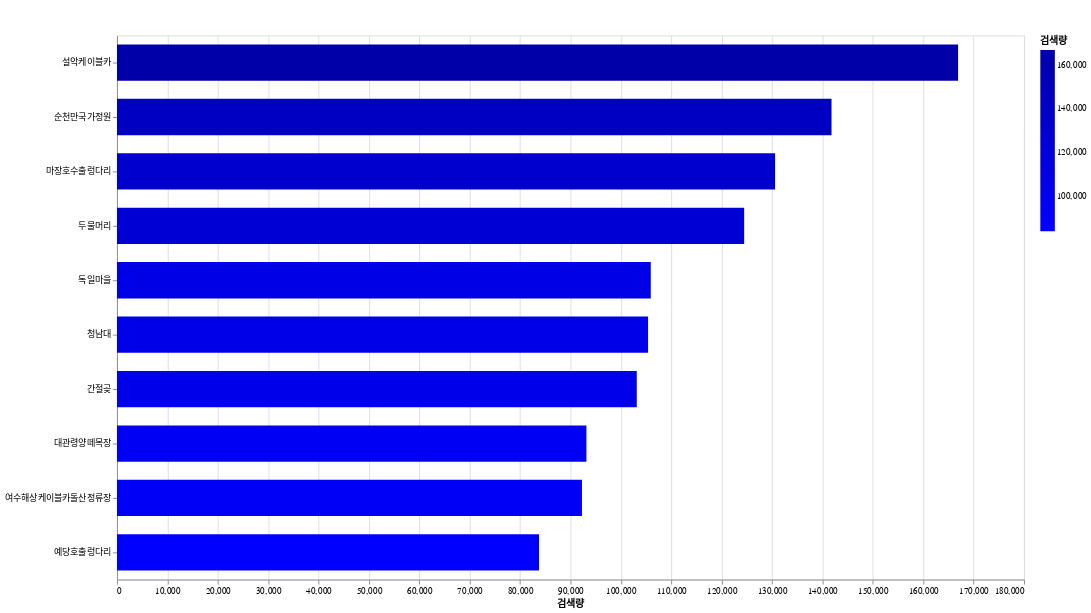

Notebook cell for this chart:
### Code cell
import altair as alt

# Altair 데이터 제한 해제
alt.data_transformers.disable_max_rows()

top_10 = df4_poi.head(10)

# Altair로 시각화
chart = (
    alt.Chart(top_10)
    .mark_bar(size=40)
    .encode(
        y=alt.Y(
            "POI_NM:N",
            title=None,
            sort=alt.EncodingSortField(
                field="SCCNT_VALUE",  # 정렬 기준 열
                order="descending",  # 내림차순 정렬
            ),
        ),
        x=alt.X("SCCNT_VALUE:Q", title="검색량", sort="ascending"),
        color=alt.Color(
            "SCCNT_VALUE:Q",  # 수치형 값에 따라 색상 매핑
            scale=alt.Scale(
                domain=[top_10["SCCNT_VALUE"].min(), top_10["SCCNT_VALUE"].max()],
                range=["blue","black"],
            ),  # 검은색에서 파란색 그라데이션
            legend=alt.Legend(title="검색량"),  # 범례 제목 설정
        ),
        tooltip=["POI_NM", "SCCNT_VALUE"],  # 툴팁 정보
    )
    .properties(
        title=alt.TitleParams(
            text="검색 키워드 Top 10",
            align="left",
            anchor="start",
            fontSize=30,
            color="white",
        ),
        width=1000,
        height=600,
        background="white",
    )
    .configure_axis(
        labelColor="black",
        titleColor="black",
    )
    .configure_legend(
        titleColor="black",
        labelColor="black",
    )
)

# 시각화 표시
chart.display()

### Figure 1 — Vega-Lite specification as saved in the notebook (floating-point values rounded to 4 significant figures)
{"config": {"view": {"continuousWidth": 300, "continuousHeight": 300}, "axis": {"labelColor": "black", "titleColor": "black"}, "legend": {"labelColor": "black", "titleColor": "black"}}, "data": {"name": "data-bf0d9f4b2227d0ab85ea1b69b4bb9765"}, "mark": {"type": "bar", "size": 40}, "background": "white", "encoding": {"color": {"field": "SCCNT_VALUE", "legend": {"title": "검색량"}, "scale": {"domain": [83760.0, 166900.0], "range": ["blue", "black"]}, "type": "quantitative"}, "tooltip": [{"field": "POI_NM", "type": "nominal"}, {"field": "SCCNT_VALUE", "type": "quantitative"}], "x": {"field": "SCCNT_VALUE", "sort": "ascending", "title": "검색량", "type": "quantitative"}, "y": {"field": "POI_NM", "sort": {"field": "SCCNT_VALUE", "order": "descending"}, "title": null, "type": "nominal"}}, "height": 600, "title": {"text": "검색 키워드 Top 10", "align": "left", "anchor": "start", "color": "white", "fontSize": 30}, "width": 1000, "$schema": "https://vega.github.io/schema/vega-lite/v5.20.1.json", "datasets": {"data-bf0d9f4b2227d0ab85ea1b69b4bb9765": [{"POI_NM": "설악케이블카", "address": "강원 속초시 설악산로 1085", "middle category": "기타관광", "small category": "기타관광", "SCCNT_VALUE": 166921, "latitude": 38.17, "longitude": 128.5}, {"POI_NM": "순천만국가정원", "address": "전남 순천시 국가정원1호길 47", "middle category": "기타관광", "small category": "기타관광", "SCCNT_VALUE": 141803, "latitude": 34.93, "longitude": 127.5}, {"POI_NM": "마장호수출렁다리", "address": "경기 파주시", "middle category": "기타관광", "small category": "기타관광", "SCCNT_VALUE": 130606, "latitude": 37.76, "longitude": 126.8}, {"POI_NM": "두물머리", "address": "경기 양평군", "middle category": "기타관광", "small category": "기타관광", "SCCNT_VALUE": 124463, "latitude": 37.49, "longitude": 127.5}, {"POI_NM": "독일마을", "address": "경남 남해군 독일로 92", "middle category": "기타관광", "small category": "기타관광", "SCCNT_VALUE": 105928, "latitude": 34.8, "longitude": 128.0}, {"POI_NM": "청남대", "address": "충북 청주시 상당구 청남대길 646", "middle category": "기타관광", "small category": "기타관광", "SCCNT_VALUE": 105393, "latitude": 36.49, "longitude": 127.5}, {"POI_NM": "간절곶", "address": "울산 울주군", "middle category": "기타관광", "small category": "기타관광", "SCCNT_VALUE": 103151, "latitude": 35.52, "longitude": 129.2}, {"POI_NM": "대관령양떼목장", "address": "강원 평창군 대관령마루길 483-32", "middle category": "기타관광", "small category": "기타관광", "SCCNT_VALUE": 93159, "latitude": 37.68, "longitude": 128.7}, {"POI_NM": "여수해상케이블카돌산정류장", "address": "전남 여수시 돌산로 3600-1", "middle category": "기타관광", "small category": "기타관광", "SCCNT_VALUE": 92272, "latitude": 34.73, "longitude": 127.7}, {"POI_NM": "예당호출렁다리", "address": "충남 예산군", "middle category": "기타관광", "small category": "기타관광", "SCCNT_VALUE": 83755, "latitude": 36.68, "longitude": 126.8}]}}
